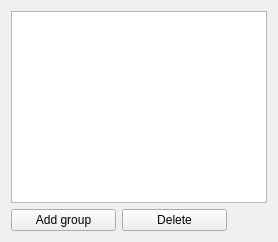
      <widget class="QWidget" name="tab_files">
       <attribute name="title">
        <string>Files</string>
       </attribute>
       <layout class="QHBoxLayout" name="files_layout">
        <item>
         <layout class="QVBoxLayout" name="verticalLayout_9">
          <item>
           <widget class="QTreeView" name="files_view">
            <property name="sizePolicy">
             <sizepolicy hsizetype="Minimum" vsizetype="Expanding">
              <horstretch>0</horstretch>
              <verstretch>0</verstretch>
             </sizepolicy>
            </property>
            <property name="selectionMode">
             <enum>QAbstractItemView::ContiguousSelection</enum>
            </property>
            <attribute name="headerDefaultSectionSize">
             <number>40</number>
            </attribute>
           </widget>
          </item>
          <item>
           <layout class="QHBoxLayout" name="horizontalLayout_11">
            <item>
             <widget class="QPushButton" name="btn_add_group">
              <property name="text">
               <string>Add group</string>
              </property>
             </widget>
            </item>
            <item>
             <widget class="QPushButton" name="btn_delete_files">
              <property name="text">
               <string>Delete</string>
              </property>
             </widget>
            </item>
            <item>
             <spacer name="horizontalSpacer_5">
              <property name="orientation">
               <enum>Qt::Horizontal</enum>
              </property>
              <property name="sizeType">
               <enum>QSizePolicy::Minimum</enum>
              </property>
              <property name="sizeHint" stdset="0">
               <size>
                <width>40</width>
                <height>20</height>
               </size>
              </property>
             </spacer>
            </item>
           </layout>
          </item>
         </layout>
        </item>
       </layout>
      </widget>
